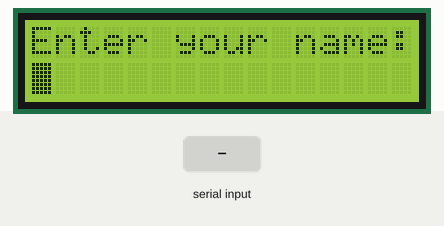
A sketch run on a simulated Arduino Uno, built with avr-gcc and run on an emulated ATmega328P. On the bench: 16×2 character LCD. The inputs (shaded band) are chosen by the test bench.

Above: at 1.2 s.
1.3 s: "1" received over Serial
At 2.5 s:
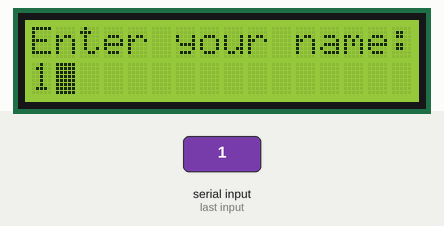
2.8 s: "0" received over Serial
At 3.7 s:
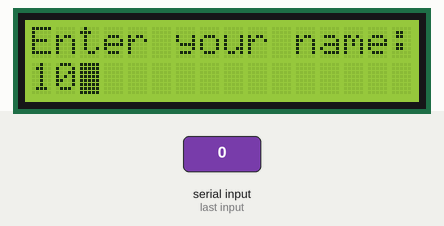
4.3 s: "2" received over Serial
At 4.8 s:
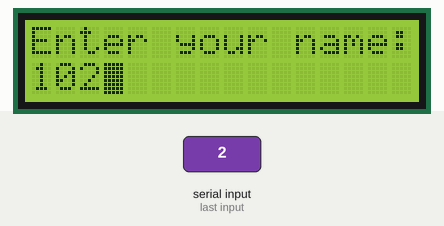
Timing chart, 0 to 7.3 s (numbered marks = the images above; inputs shaded):
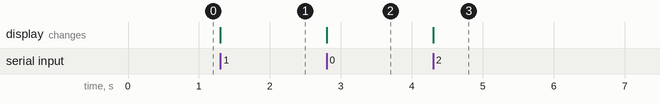

Measured:
- after the input at 1.3 s, the display: changes at once (image 1)
- after the input at 2.8 s, the display: changes at once (image 2)
- after the input at 4.3 s, the display: changes at once (image 3)

The sketch:

Code.ino
```cpp
#include <LiquidCrystal.h>

const int rs = 12, en = 11, d4 = 5, d5 = 4, d6 = 3, d7 = 2;
LiquidCrystal lcd(rs, en, d4, d5, d6, d7);

void setup() {
  // set up the LCD's number of columns and rows:
  lcd.begin(16, 2);
  // initialize the serial communications:
  Serial.begin(9600);
  lcd.print("Enter your name:");
  lcd.setCursor(0, 1);
  lcd.blink();
}

void loop() {
  if(Serial.available())
    lcd.write(Serial.read());
}
```
